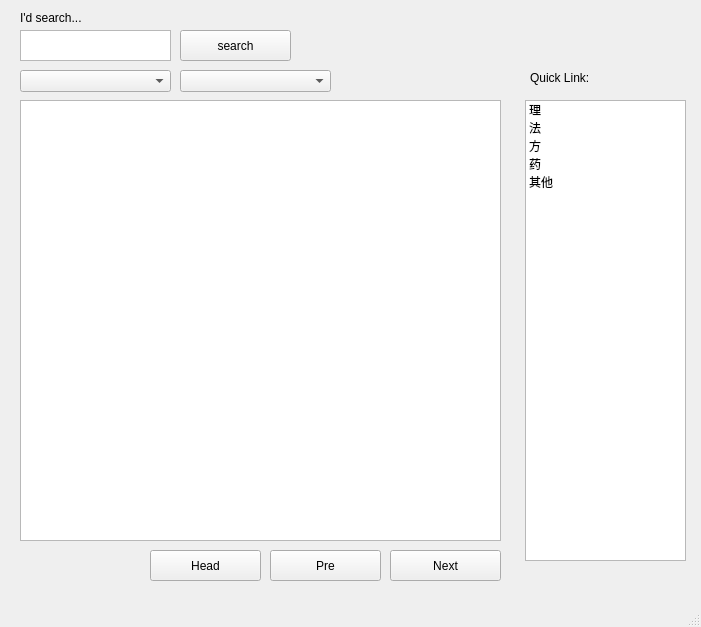
<?xml version="1.0" encoding="UTF-8"?>
<ui version="4.0">
 <class>ZyjWin</class>
 <widget class="QMainWindow" name="ZyjWin">
  <property name="geometry">
   <rect>
    <x>0</x>
    <y>0</y>
    <width>701</width>
    <height>627</height>
   </rect>
  </property>
  <property name="windowTitle">
   <string>Traditional Chinese Medicine Manual</string>
  </property>
  <widget class="QWidget" name="centralwidget">
   <widget class="QLabel" name="searchlabel">
    <property name="geometry">
     <rect>
      <x>20</x>
      <y>10</y>
      <width>91</width>
      <height>16</height>
     </rect>
    </property>
    <property name="text">
     <string>I'd search...</string>
    </property>
   </widget>
   <widget class="QPlainTextEdit" name="keywdPlainTextEdit">
    <property name="geometry">
     <rect>
      <x>20</x>
      <y>30</y>
      <width>151</width>
      <height>31</height>
     </rect>
    </property>
   </widget>
   <widget class="QComboBox" name="bookCombox">
    <property name="geometry">
     <rect>
      <x>20</x>
      <y>70</y>
      <width>151</width>
      <height>22</height>
     </rect>
    </property>
   </widget>
   <widget class="QListWidget" name="tagsListWidget">
    <property name="geometry">
     <rect>
      <x>525</x>
      <y>100</y>
      <width>161</width>
      <height>461</height>
     </rect>
    </property>
    <property name="mouseTracking">
     <bool>false</bool>
    </property>
    <property name="contextMenuPolicy">
     <enum>Qt::CustomContextMenu</enum>
    </property>
    <item>
     <property name="text">
      <string>理</string>
     </property>
    </item>
    <item>
     <property name="text">
      <string>法</string>
     </property>
    </item>
    <item>
     <property name="text">
      <string>方</string>
     </property>
    </item>
    <item>
     <property name="text">
      <string>药</string>
     </property>
    </item>
    <item>
     <property name="text">
      <string>其他</string>
     </property>
    </item>
   </widget>
   <widget class="QLabel" name="tagsLabel">
    <property name="geometry">
     <rect>
      <x>530</x>
      <y>70</y>
      <width>91</width>
      <height>16</height>
     </rect>
    </property>
    <property name="text">
     <string>Quick Link:</string>
    </property>
   </widget>
   <widget class="QPushButton" name="searchButton">
    <property name="geometry">
     <rect>
      <x>180</x>
      <y>30</y>
      <width>111</width>
      <height>31</height>
     </rect>
    </property>
    <property name="text">
     <string>search</string>
    </property>
   </widget>
   <widget class="QTableView" name="contentTableview">
    <property name="geometry">
     <rect>
      <x>20</x>
      <y>100</y>
      <width>481</width>
      <height>441</height>
     </rect>
    </property>
   </widget>
   <widget class="QComboBox" name="bookpartCombox">
    <property name="geometry">
     <rect>
      <x>180</x>
      <y>70</y>
      <width>151</width>
      <height>22</height>
     </rect>
    </property>
   </widget>
   <widget class="QPushButton" name="headButton">
    <property name="geometry">
     <rect>
      <x>150</x>
      <y>550</y>
      <width>111</width>
      <height>31</height>
     </rect>
    </property>
    <property name="text">
     <string>Head</string>
    </property>
   </widget>
   <widget class="QPushButton" name="preButton">
    <property name="geometry">
     <rect>
      <x>270</x>
      <y>550</y>
      <width>111</width>
      <height>31</height>
     </rect>
    </property>
    <property name="text">
     <string>Pre</string>
    </property>
   </widget>
   <widget class="QPushButton" name="nextButton">
    <property name="geometry">
     <rect>
      <x>390</x>
      <y>550</y>
      <width>111</width>
      <height>31</height>
     </rect>
    </property>
    <property name="text">
     <string>Next</string>
    </property>
   </widget>
  </widget>
  <widget class="QMenuBar" name="menubar">
   <property name="geometry">
    <rect>
     <x>0</x>
     <y>0</y>
     <width>701</width>
     <height>17</height>
    </rect>
   </property>
  </widget>
  <widget class="QStatusBar" name="statusbar"/>
  <action name="action_add_to_favouriate">
   <property name="text">
    <string>添加到收藏</string>
   </property>
  </action>
 </widget>
 <tabstops>
  <tabstop>keywdPlainTextEdit</tabstop>
  <tabstop>bookCombox</tabstop>
  <tabstop>tagsListWidget</tabstop>
 </tabstops>
 <resources/>
 <connections/>
</ui>
